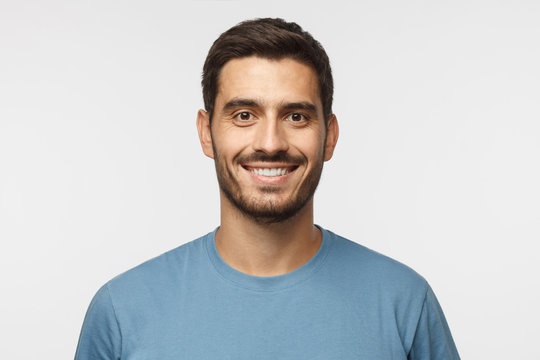
#> input picture data/image1.jpeg, 540 x 360 px
$ jupyter execute Prototype.ipynb
#> lines starting #> are read from the running program, lines starting #| are printed output that depends on the picture
[cell 1]
import cv2
import matplotlib.pyplot as plt

[cell 2]
img=cv2.imread('./data/image1.jpeg')
#> img is the input picture: shape (360, 540, 3); mean B, G, R 203.9, 202.8, 201.3

[cell 3]
plt.imshow(img)
plt.axis(False)
plt.show()

### Converting CV2 Loaded image to RGB

[cell 4]
RGB_img = cv2.cvtColor(img, cv2.COLOR_BGR2RGB)
plt.imshow(RGB_img)
plt.axis(False)
plt.show()

### Converting to Gray Scale

[cell 5]
grey_img=cv2.cvtColor(img, cv2.COLOR_BGR2GRAY)
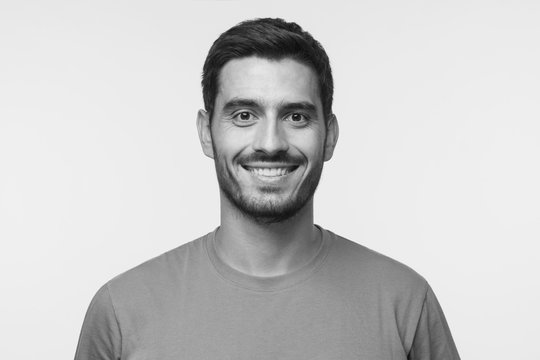
#> grey_img: shape (360, 540); min 6, max 254, mean 202.5

[cell 6]
plt.imshow(grey_img)

### Inverting the Image

[cell 7]
invert_img=cv2.bitwise_not(grey_img)
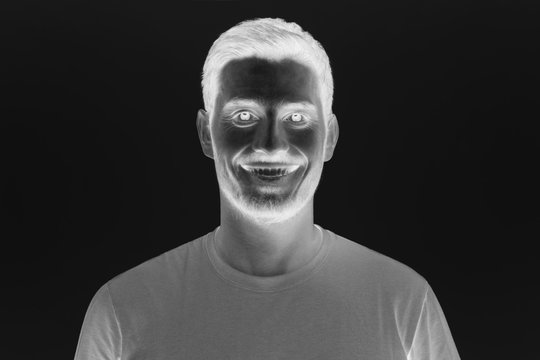
#> invert_img: shape (360, 540); min 1, max 249, mean 52.5
#invert_img=255-grey_img

[cell 8]
plt.imshow(invert_img)

### Gaussian Blur to Reduce Noise and Image Details

[cell 9]
blur_img=cv2.GaussianBlur(invert_img, (111,111),0)
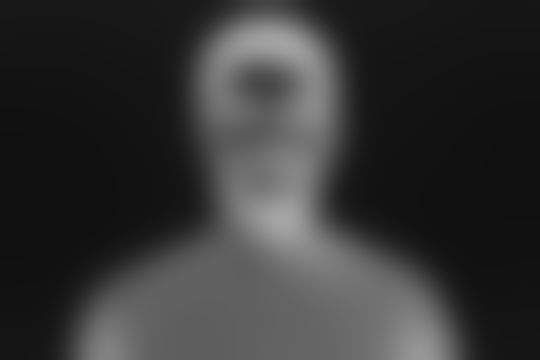
#> blur_img: shape (360, 540); min 16, max 166, mean 52.5

[cell 10]
plt.imshow(blur_img)

[cell 11]
invblur_img=cv2.bitwise_not(blur_img)
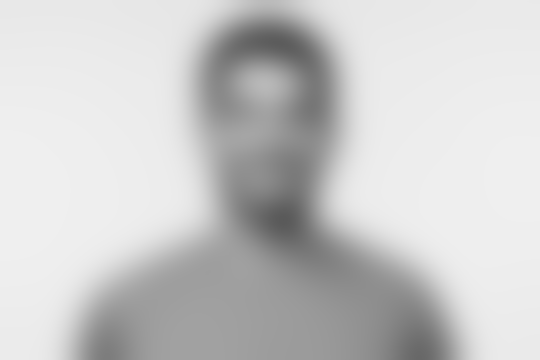
#> invblur_img: shape (360, 540); min 89, max 239, mean 202.5
#invblur_img=255-blur_img

[cell 12]
plt.imshow(invblur_img)

### Sketch

[cell 13]
sketch_img=cv2.divide(grey_img,invblur_img, scale=256.0)
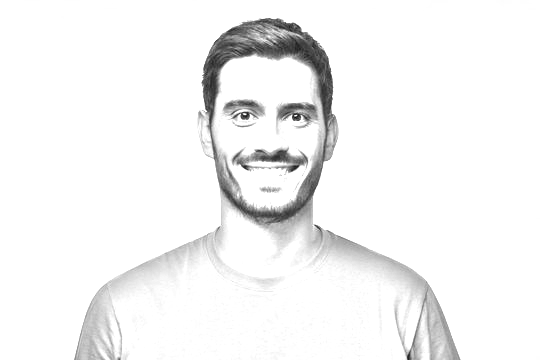
#> sketch_img: shape (360, 540); min 12, max 255, mean 243.7

[cell 14]
plt.show(sketch_img)

[cell 15]
def img2sketch(photo, k_size):
    #Read Image
#> called with photo = './data/image1.jpeg', k_size = 333
    img=cv2.imread(photo)

    # Convert to Grey Image
    grey_img=cv2.cvtColor(img, cv2.COLOR_BGR2GRAY)

    # Invert Image
    invert_img=cv2.bitwise_not(grey_img)
    #invert_img=255-grey_img

    # Blur image
    blur_img=cv2.GaussianBlur(invert_img, (k_size,k_size),0)
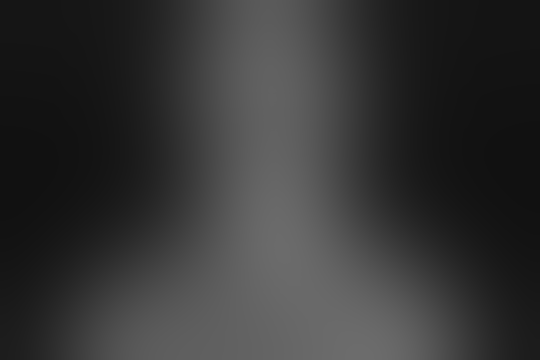
#> blur_img: shape (360, 540); min 17, max 108, mean 52.6

    # Invert Blurred Image
    invblur_img=cv2.bitwise_not(blur_img)
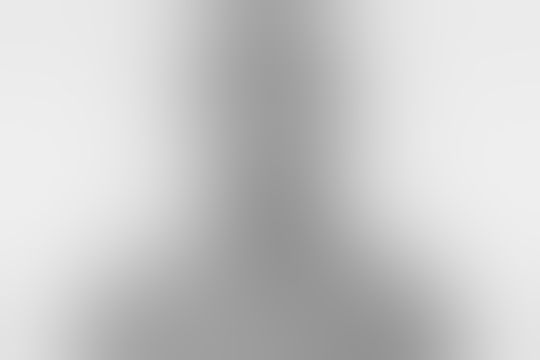
#> invblur_img: shape (360, 540); min 147, max 238, mean 202.4
    #invblur_img=255-blur_img

    # Sketch Image
    sketch_img=cv2.divide(grey_img,invblur_img, scale=256.0)
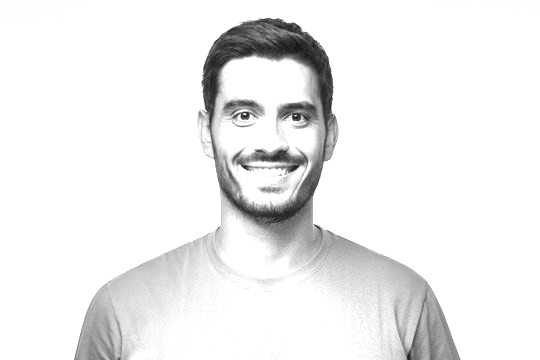
#> sketch_img: shape (360, 540); min 10, max 255, mean 238.1

    # Save Sketch
    #cv2.imwrite('sketch.png', sketch_img)
    rgb_sketch_img=cv2.cvtColor(sketch_img,cv2.COLOR_BGR2RGB)

    # Display sketch
    plt.imshow(rgb_sketch_img)


#Function call
img2sketch(photo='./data/image1.jpeg', k_size=333)
